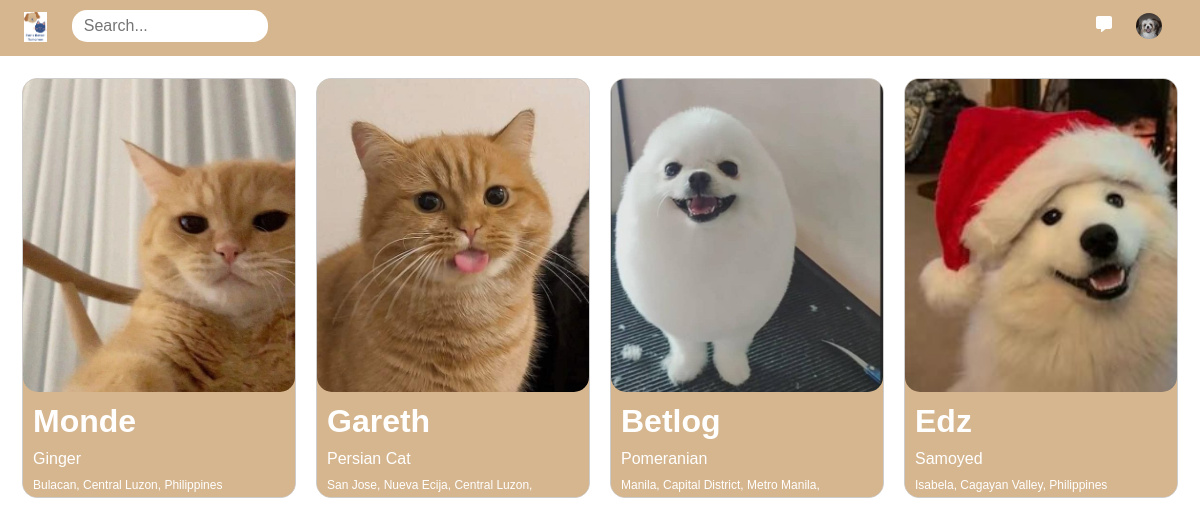
Page /home/ (signed in) on the committed database.
### my_app/models.py (models this page shows, shortened)
class Profile(models.Model):
    user = models.ForeignKey(User, on_delete=models.CASCADE)
    profile_picture = models.ImageField(upload_to='Profile_pic/', blank=True, null=True)
    name = models.CharField(max_length=100, default='Unknown')
    gender = models.CharField(max_length=10, default='Unknown')
    breed = models.CharField(max_length=100, default='Unknown')
    birthday = models.DateField(default='2000-01-01')
    location = models.CharField(max_length=200, default='Unknown')
    created_at = models.DateTimeField(auto_now_add=True)
    updated_at = models.DateTimeField(auto_now=True)

### my_app/views.py (the view)
# urls.py: path('home/', views.home, name='home'),
@login_required(login_url='login')
def home(request):
    profiles = Profile.objects.all()
    profile = profiles.first()  # Get the first profile from the QuerySet
    if profile:
        birth_date = profile.birthday
        today = date.today()
        age = today.year - birth_date.year - ((today.month, today.day) < (birth_date.month, birth_date.day))
    else:
        birth_date = None
        age = None
    context = {
        'profiles': profiles,
        'birthday': birth_date,
        'age': age
    }
    return render(request, 'home.html', context)

### my_app/context_processors.py (called while the page is built)
def user_profile(request):
    if request.user.is_authenticated:
        try:
            profile = Profile.objects.get(user=request.user)
        except Profile.DoesNotExist:
            profile = None
        return {'profile': profile}
    return {}

### my_app/templates/home.html (shortened to what this page needs)
{% extends "header.html" %}
{% block content %}
{% load static %}
<div class="container-fluid" style="margin-top: 2px; font-family: helvetica;">
    <div class="pet-cards-flex">
        {% for profile in profiles %}
        {% if user.id != profile.user.id %}
        <div class="pet-card" onclick="openPopup('{{ profile.profile_picture.url }}', '{{ profile.name }}', '{{ profile.gender }}','{{ profile.breed }}', '{{ profile.birthday }}', '{{ age }}','{{ profile.location }}')">
            <a href="javascript:void(0);" style="text-decoration: none;">
                <img src="{{ profile.profile_picture.url }}" alt="{{ profile.name }}">
                <div class="pet-info">
                    <h1 style="font-size: 32px;">{{ profile.name }}</h1>
                    <h3 style="font-size: 16px;">{{ profile.breed }}</h3>
                    <p>{{ profile.location }}</p>
                </div>
            </a>
        </div>
        {% endif %}
        {% endfor %}
    </div>
</div>
{% endblock %}

### my_app/templates/header.html (shortened to what this page needs)
<!DOCTYPE html>
<html lang="en">
<head>
    {% load static %}
    <link rel="stylesheet" type="text/css" href="{% static 'css/bimble.css' %}">
    <link rel="stylesheet" href="https://cdnjs.cloudflare.com/ajax/libs/font-awesome/6.0.0-beta3/css/all.min.css">
    <link href="https://cdn.jsdelivr.net/npm/bootstrap@5.3.3/dist/css/bootstrap.min.css" rel="stylesheet">
</head>
<header>
    <div class="container-fluid" style="background-color: #D6B68e; height: 56px;">
        <div class="flex-container" style="display: flex; align-items: center; padding-top: 10px; position: relative;">
            <div class="container-fluid" style="flex-grow: 1;">
                <a href="{% url 'home' %}" style="text-decoration: none;">
                    <img src="{% static 'images/tagline.png' %}" alt="Logo" style="height: 30px;">
                </a>
                <input type="text" class="search-bar-home" placeholder="Search..." style="height: 30px; width: 35%; margin-left: 20px; padding-left: 12px;">
            </div>
            <div class="container-fluid" style="text-align: right; padding-right: 26px;">
                <a class="icon-button" href="{% url 'chat' %}">
                    <i class="fa-solid fa-message"></i>
                </a>
                <a href="{% url 'viewprofile' user.id %}" style="text-decoration: none; padding: 0 0 0 20px;">
                  {% if profile and profile.profile_picture %}
                    <img src="{{ profile.profile_picture.url }}" class="profile-pic-btn" alt="Profile Picture">
                  {% else %}
                    <img src="{% static 'default_profile_picture.png' %}" class="profile-pic-btn" alt="Default Profile Picture">
                  {% endif %}
                </a>
            </div>
        </div>
    </div>
</header>
<body>
{% block content %}
{% endblock %}
</body>
</html>

### static/css/bimble.css (style rules this page uses)
* { font-family: Helvetica; }
.flex-container { display: flex; flex-direction: wrap; }
.search-bar-home { border-radius: 10px; border-color: white; }
.icon-button { border: none; background: transparent; cursor: pointer; padding: 0; outline: none; color: white; text-decoration: none; transition: color 0.3s ease; }
.profile-pic-btn { width: 26px; height: 26px; border-radius: 50%; object-fit: cover; }
.pet-cards-flex { display: flex; justify-content: left; padding: 10px 0; flex-wrap: wrap; }
.pet-card { background-color: #D6B68F; flex-basis: calc(25% - 20px); border: 1px solid #ccc; border-radius: 15px; overflow: hidden; margin: 10px; position: relative; width: 150px; }
.pet-card h1 { font-size: 24px; font-weight: bold; color: white; }
.pet-card p { font-size: 12px; }
.pet-card img { width: 100%; height: 75%; border-radius: 0 0 15px 15px; object-fit: cover; aspect-ratio: 1 / 1; }
.pet-info { padding: 10px; background-color: #D6B68F; color: white; }
input[type=text], input[type=date] { border: none; border-radius: 15px; padding: 16px; width: 100%; height: 36px; }

### rows in the picture
Profile: profile_picture (picture)
Profile: profile_picture (picture), name "Monde", breed "Ginger", location "Bulacan, Central Luzon, Philippines"
Profile: profile_picture (picture), name "Gareth", breed "Persian Cat", location "San Jose, Nueva Ecija, Central Luzon,…"
Profile: profile_picture (picture), name "Betlog", breed "Pomeranian", location "Manila, Capital District, Metro Manila,…"
Profile: profile_picture (picture), name "Edz", breed "Samoyed", location "Isabela, Cagayan Valley, Philippines"
